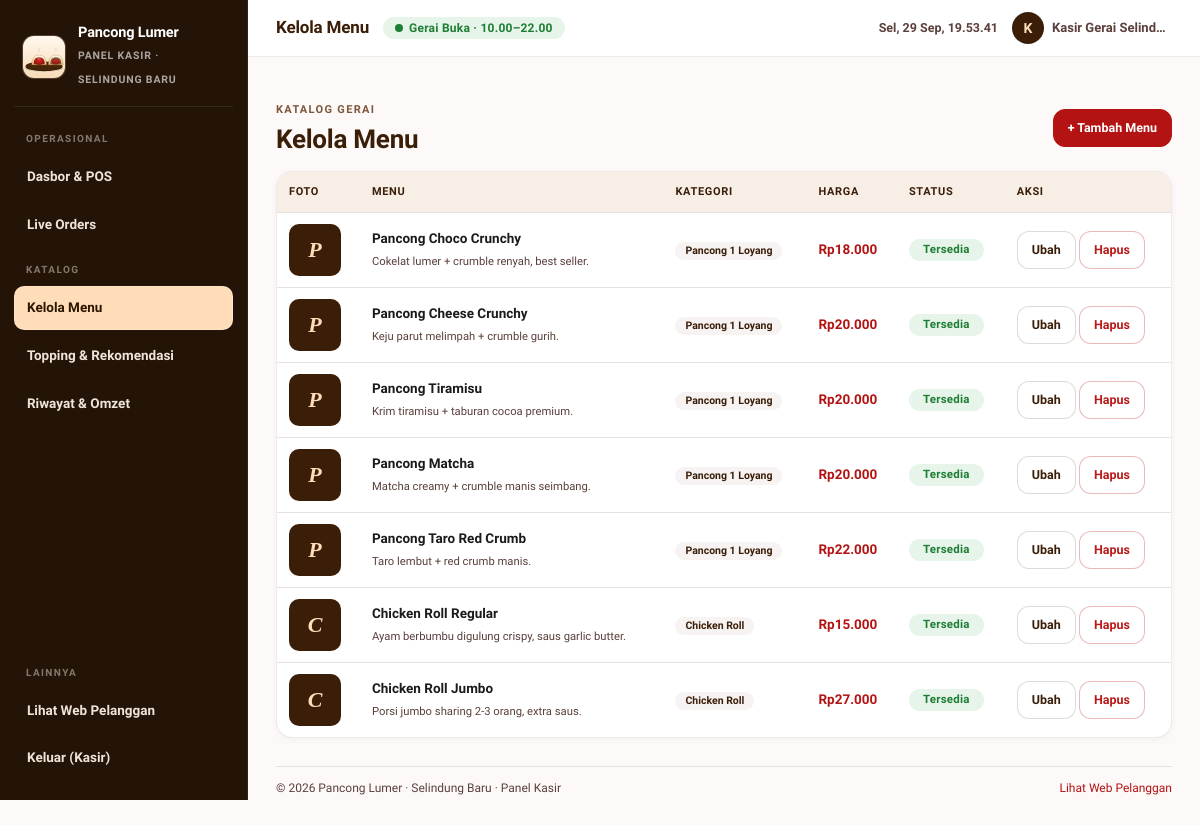
The app's page /admin/ad_index.php?mod=menu (signed in), older data.
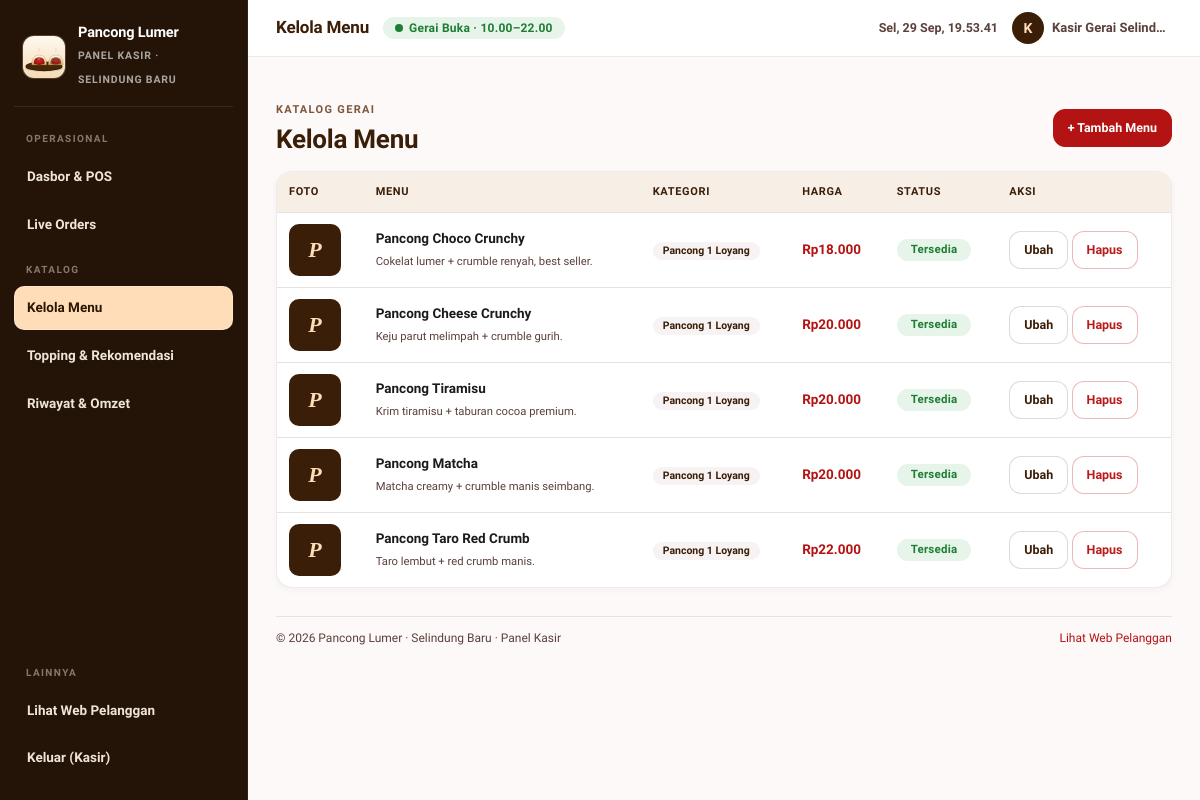
The same page, newer data.
### tables this page shows
CREATE TABLE products (
  id INT UNSIGNED NOT NULL AUTO_INCREMENT,
  category_id INT UNSIGNED NOT NULL,
  nama_menu VARCHAR(100) NOT NULL,
  deskripsi VARCHAR(255) DEFAULT NULL,
  harga_dasar INT UNSIGNED NOT NULL DEFAULT 0,
  gambar VARCHAR(255) DEFAULT NULL,
  is_available TINYINT(1) NOT NULL DEFAULT 1,
  created_at TIMESTAMP NOT NULL DEFAULT CURRENT_TIMESTAMP,
  PRIMARY KEY (id),
  KEY idx_products_category (category_id),
  CONSTRAINT fk_products_category
    FOREIGN KEY (category_id) REFERENCES categories (id)
    ON UPDATE CASCADE ON DELETE RESTRICT
);

CREATE TABLE categories (
  id INT UNSIGNED NOT NULL AUTO_INCREMENT,
  kode_kategori VARCHAR(30) NOT NULL,
  nama_kategori VARCHAR(60) NOT NULL,
  PRIMARY KEY (id),
  UNIQUE KEY uq_categories_kode (kode_kategori)
);

### admin/ad_index.php (called while the page is built, shortened)
<?php
require_once __DIR__ . '/../config/koneksi.php';
$mod = isset($_GET['mod']) ? $_GET['mod'] : 'beranda';
$act = isset($_GET['act']) ? $_GET['act'] : '';
$ROUTES = [
    'beranda' => ['' => 'ad_beranda.php'],
    'menu'    => [
        ''       => 'modMenu/dt_menu.php',
        'tambah' => 'modMenu/tambahMenu.php',
        'ubah'   => 'modMenu/ubahMenu.php',
        'hapus'  => 'modMenu/hapusMenu.php',
    ],
    'topping' => [
        ''       => 'modTopping/dt_topping.php',
        'tambah' => 'modTopping/tambahTopping.php',
        'ubah'   => 'modTopping/ubahTopping.php',
        'hapus'  => 'modTopping/hapusTopping.php',
    ],
    'pesanan' => [
        ''           => 'modPesanan/dt_pesanan.php',
        'konfirmasi' => 'modPesanan/konfirmasiPesanan.php',
        'update'     => 'modPesanan/updateStatus.php',
    ],
    'laporan' => [
        ''       => 'modLaporan/dt_laporan.php',
        'export' => 'modLaporan/export_excel.php',
        'hapus'  => 'modLaporan/hapusLaporan.php',
    ],
];
$konten = __DIR__ . '/' . $ROUTES[$mod][$act];
require_once __DIR__ . '/ad_header.php';
require_once __DIR__ . '/ad_sidebar.php';
require $konten;
require_once __DIR__ . '/ad_footer.php';

### config/koneksi.php (called while the page is built, shortened)
    <?php
function e($str) {
    return htmlspecialchars((string)($str ?? ''), ENT_QUOTES, 'UTF-8');
}
function rupiah($angka) {
    return 'Rp' . number_format((int)$angka, 0, ',', '.');
}

### admin/modMenu/dt_menu.php (the view, shortened to what this page needs)
<?php
$rows = [];
$q = "SELECT p.*, c.nama_kategori, c.kode_kategori FROM products p
      JOIN categories c ON c.id=p.category_id WHERE c.kode_kategori != 'topping' ORDER BY c.id, p.id";
$rs = mysqli_query($koneksi, $q);
while ($r = mysqli_fetch_assoc($rs)) $rows[] = $r;
?>
<div class="toolbar">
  <div>
    <span class="eyebrow">Katalog gerai</span>
    <h2 class="page-title">Kelola Menu</h2>
  </div>
  <a class="btn btn-primary btn-sm" href="ad_index.php?mod=menu&act=tambah">+ Tambah Menu</a>
</div>
<div class="tbl-wrap"><table class="tbl">
<thead><tr><th>Foto</th><th>Menu</th><th>Kategori</th><th>Harga</th><th>Status</th><th>Aksi</th></tr></thead>
<tbody>
<?php foreach ($rows as $r):
  $img = !empty($r['gambar']) && is_file(__DIR__.'/../../gambar/'.$r['gambar'])
    ? '../gambar/'.rawurlencode($r['gambar']) : '';
?>
<tr>
  <td><?php if($img): ?><img class="thumb" src="<?php echo e($img); ?>" alt="<?php echo e($r['nama_menu']); ?>"><?php else: ?><div class="thumb thumb-fallback"><?php echo e(strtoupper(substr(trim($r['nama_menu']),0,1))); ?></div><?php endif; ?></td>
  <td><b><?php echo e($r['nama_menu']); ?></b><br><small style="color:var(--muted)"><?php echo e($r['deskripsi'] ?? ''); ?></small></td>
  <td><span class="tag tag-cat"><?php echo e($r['nama_kategori']); ?></span></td>
  <td><b style="color:var(--primary)"><?php echo rupiah($r['harga_dasar']); ?></b></td>
  <td><?php echo ((int)$r['is_available']===1) ? '<span class="status-badge st-verified">Tersedia</span>' : '<span class="status-badge st-batal">Habis</span>'; ?></td>
  <td style="white-space:nowrap">
    <a class="btn btn-ghost btn-sm" href="ad_index.php?mod=menu&act=ubah&id=<?php echo (int)$r['id']; ?>">Ubah</a>
    <a class="btn btn-danger btn-sm" href="ad_index.php?mod=menu&act=hapus&id=<?php echo (int)$r['id']; ?>" data-confirm="Hapus menu <?php echo e($r['nama_menu']); ?>? Data dihapus permanen dan tidak bisa dibatalkan.">Hapus</a>
  </td>
</tr>
<?php endforeach; ?>
</tbody></table></div>

Row changes from the older to the newer data that the page shows:
removed products: nama_menu "C", nama_menu "Chicken Roll Regular", deskripsi "Ayam berbumbu digulung crispy, saus garlic butter.", category.nama_kategori "Chicken Roll", harga_dasar "Rp15.000", is_available "Tersedia"
removed products: nama_menu "C", nama_menu "Chicken Roll Jumbo", deskripsi "Porsi jumbo sharing 2-3 orang, extra saus.", category.nama_kategori "Chicken Roll", harga_dasar "Rp27.000", is_available "Tersedia"
